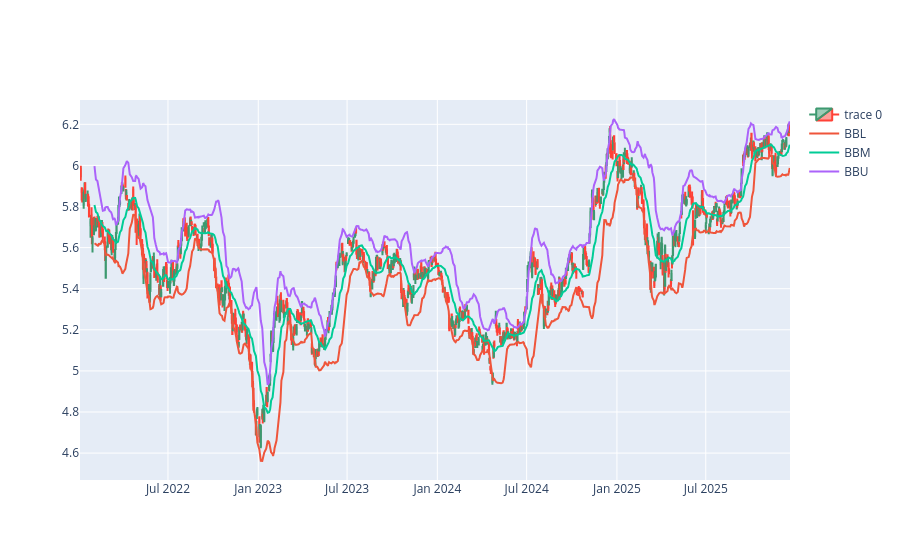

The code cell stored with this chart in its notebook:
### Markdown cell above
### Data

### Code cell
symbol = 'TSLA'
if False:
    stock = Ticker('us/stock.yml')
    df = stock.history(symbol, '2022-01-01', '2025-12-20')
    df = df.set_index('ts')
else:
    df = pd.read_parquet(Path(f'~/tmp/{symbol}').expanduser())
df2 = Candle(df).log()
df2.plot()

### Figure 1 — Plotly figure (JSON) as saved in the notebook; plotly's stock layout.template omitted (floating-point values rounded to 4 significant figures; data arrays with more than 128 entries replaced by an {"elided": "..."} marker saying what was removed)
{"data": [{"close": {"elided": "994 float values"}, "high": {"elided": "994 float values"}, "low": {"elided": "994 float values"}, "open": {"elided": "994 float values"}, "type": "candlestick", "x": {"elided": "994 str values"}}, {"name": "BBL", "type": "scatter", "x": {"elided": "994 str values"}, "y": {"elided": "994 float values"}}, {"name": "BBM", "type": "scatter", "x": {"elided": "994 str values"}, "y": {"elided": "994 float values"}}, {"name": "BBU", "type": "scatter", "x": {"elided": "994 str values"}, "y": {"elided": "994 float values"}}], "layout": {"xaxis": {"rangeslider": {"visible": false}}}}
